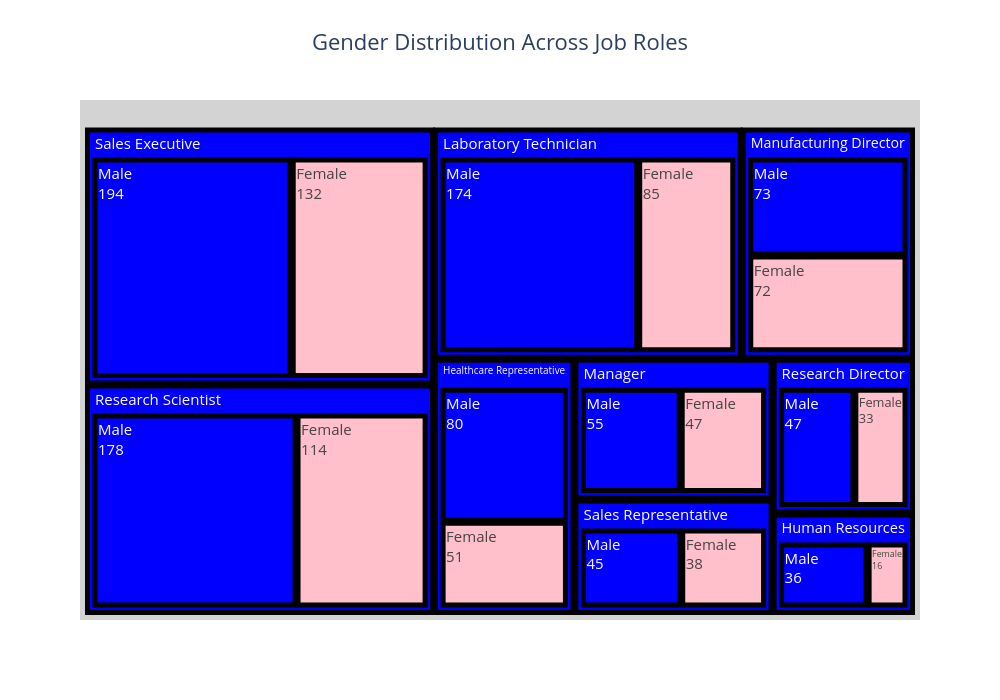

Notebook cell for this chart:
### Markdown cell above
Gender Diversity Across Roles [Treemap]

### Code cell
fig=px.treemap(
    df,
    path=["JobRole","Gender"],
    title="Gender Distribution Across Job Roles",
    color="Gender",
    color_discrete_sequence=["blue","pink"],
    hover_data={ 
    "JobRole":True,"Gender":True
    }
)
fig.update_traces(
    textfont=dict(size=15),
    marker_line_width=5,
    marker_line_color="black",
    root_color="lightgrey",textinfo="label+value"
    
) 
fig.update_layout(
    template="plotly_white",
    title_font=dict(size=22),
    height=700,
    width=1000,
    title_x=0.5,
    hoverlabel=dict(
        bgcolor="red",
        font_color="white"
    ))
fig.show()

### Figure 1 — Plotly figure (JSON) as saved in the notebook; plotly's stock layout.template omitted (floating-point values rounded to 4 significant figures)
{"data": [{"branchvalues": "total", "customdata": [["Sales Executive", "(?)"], ["Research Scientist", "(?)"], ["Laboratory Technician", "(?)"], ["Manufacturing Director", "(?)"], ["Healthcare Representative", "(?)"], ["Manager", "(?)"], ["Sales Representative", "(?)"], ["Research Director", "(?)"], ["Human Resources", "(?)"], ["Sales Executive", "Female"], ["Research Scientist", "Female"], ["Laboratory Technician", "Female"], ["Manufacturing Director", "Female"], ["Manager", "Female"], ["Research Director", "Female"], ["Healthcare Representative", "Female"], ["Sales Representative", "Female"], ["Human Resources", "Female"], ["Research Scientist", "Male"], ["Laboratory Technician", "Male"], ["Manufacturing Director", "Male"], ["Healthcare Representative", "Male"], ["Sales Representative", "Male"], ["Sales Executive", "Male"], ["Research Director", "Male"], ["Human Resources", "Male"], ["Manager", "Male"]], "domain": {"x": [0, 1], "y": [0, 1]}, "hovertemplate": "labels=%{label}<br>count=%{value}<br>parent=%{parent}<br>id=%{id}<br>JobRole=%{customdata[0]}<br>Gender=%{customdata[1]}<extra></extra>", "ids": ["Sales Executive", "Research Scientist", "Laboratory Technician", "Manufacturing Director", "Healthcare Representative", "Manager", "Sales Representative", "Research Director", "Human Resources", "Sales Executive/Female", "Research Scientist/Female", "Laboratory Technician/Female", "Manufacturing Director/Female", "Manager/Female", "Research Director/Female", "Healthcare Representative/Female", "Sales Representative/Female", "Human Resources/Female", "Research Scientist/Male", "Laboratory Technician/Male", "Manufacturing Director/Male", "Healthcare Representative/Male", "Sales Representative/Male", "Sales Executive/Male", "Research Director/Male", "Human Resources/Male", "Manager/Male"], "labels": ["Sales Executive", "Research Scientist", "Laboratory Technician", "Manufacturing Director", "Healthcare Representative", "Manager", "Sales Representative", "Research Director", "Human Resources", "Female", "Female", "Female", "Female", "Female", "Female", "Female", "Female", "Female", "Male", "Male", "Male", "Male", "Male", "Male", "Male", "Male", "Male"], "marker": {"colors": ["blue", "blue", "blue", "blue", "blue", "blue", "blue", "blue", "blue", "pink", "pink", "pink", "pink", "pink", "pink", "pink", "pink", "pink", "blue", "blue", "blue", "blue", "blue", "blue", "blue", "blue", "blue"], "line": {"color": "black", "width": 5}}, "name": "", "parents": ["", "", "", "", "", "", "", "", "", "Sales Executive", "Research Scientist", "Laboratory Technician", "Manufacturing Director", "Manager", "Research Director", "Healthcare Representative", "Sales Representative", "Human Resources", "Research Scientist", "Laboratory Technician", "Manufacturing Director", "Healthcare Representative", "Sales Representative", "Sales Executive", "Research Director", "Human Resources", "Manager"], "root": {"color": "lightgrey"}, "textfont": {"size": 15}, "textinfo": "label+value", "type": "treemap", "values": [326, 292, 259, 145, 131, 102, 83, 80, 52, 132, 114, 85, 72, 47, 33, 51, 38, 16, 178, 174, 73, 80, 45, 194, 47, 36, 55]}], "layout": {"height": 700, "hoverlabel": {"bgcolor": "red", "font": {"color": "white"}}, "legend": {"tracegroupgap": 0}, "title": {"font": {"size": 22}, "text": "Gender Distribution Across Job Roles", "x": 0.5}, "treemapcolorway": ["blue", "pink"], "width": 1000}}
